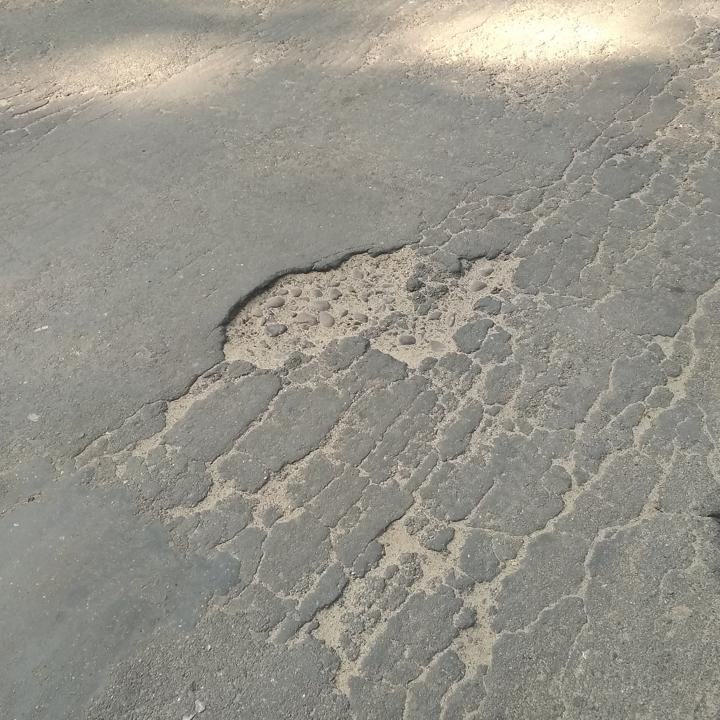
#> input picture Input Images/img-1.jpg, 720 x 720 px
$ python -i segmentation.py   (imports and definitions only)
#> lines starting #> are read from the running program, lines starting #| are printed output that depends on the picture; after the words box and inside, x2 and y2 are one past the last pixel; in counts of white or black regions, pixels touching at a corner belong together
#> further down, picture is the input picture: shape (720, 720, 3); mean B, G, R 137.8, 147.1, 149.4
### cv_engine/enhancement.py
"""
Module: cv_engine.enhancement
Directly builds upon reference experiments:
 - Exp 1 (1.py): Negative, Logarithmic transformation, Power-law (Gamma) correction, Global Histogram Equalization.
 - Exp 4 (4.py): CLAHE (Contrast-Limited Adaptive Histogram Equalization) and comparative enhancement.
"""

import cv2
import numpy as np

def apply_negative(img: np.ndarray) -> np.ndarray:
    """Invert pixel intensities (255 - pixel). Preserves color channels if BGR."""
    return 255 - img

# [42 lines left out: functions apply_log_transform, apply_gamma_transform, apply_histogram_equalization, not called in this run]

def apply_clahe(img: np.ndarray, clip_limit: float = 2.0, tile_size: int = 8) -> np.ndarray:
    """
    Contrast Limited Adaptive Histogram Equalization (CLAHE).
    Limits noise amplification in flat regions while maximizing local contrast.
    """
    tile_size = max(2, int(tile_size))
    clahe = cv2.createCLAHE(clipLimit=float(clip_limit), tileGridSize=(tile_size, tile_size))
    if len(img.shape) == 3:
        lab = cv2.cvtColor(img, cv2.COLOR_BGR2LAB)
        l, a, b = cv2.split(lab)
        cl = clahe.apply(l)
        merged = cv2.merge((cl, a, b))
        return cv2.cvtColor(merged, cv2.COLOR_LAB2BGR)
    else:
        return clahe.apply(img)

### cv_engine/segmentation.py
"""
Module: cv_engine.segmentation
Directly builds upon reference experiments:
 - Exp 4 (4.py):
     - Otsu's Automatic Thresholding (minimizes intra-class variance)
     - Raw vs CLAHE-Enhanced Segmentation Comparison
 - Defect & Object Morphometry:
     - Contour Detection (cv2.findContours)
     - Connected Component Analysis & Bounding Boxes
     - Defect / Object Area, Perimeter, and Centroid Extraction
"""

import cv2
import numpy as np
from .enhancement import apply_clahe

def apply_otsu_threshold(img: np.ndarray, use_clahe_first: bool = False, clip_limit: float = 2.0) -> tuple[np.ndarray, float]:
    """
    Apply Otsu's Binarization.
    Optionally pre-enhances using CLAHE (as explored in 4.py).
    Returns (binary_image, calculated_otsu_threshold).
    """
    gray = cv2.cvtColor(img, cv2.COLOR_BGR2GRAY) if len(img.shape) == 3 else img

    if use_clahe_first:
        gray = apply_clahe(gray, clip_limit=clip_limit)

    otsu_val, binary = cv2.threshold(gray, 0, 255, cv2.THRESH_BINARY + cv2.THRESH_OTSU)
    return binary, float(otsu_val)

def compare_otsu_enhancement(img: np.ndarray, clip_limit: float = 2.0) -> dict:
    """
    Direct replication and enhancement of Experiment 4 (4.py):
    Compares Otsu's threshold on original image vs Otsu's on CLAHE-enhanced image.
    """
    gray = cv2.cvtColor(img, cv2.COLOR_BGR2GRAY) if len(img.shape) == 3 else img
    clahe_img = apply_clahe(gray, clip_limit=clip_limit)

    thresh_orig, bin_orig = cv2.threshold(gray, 0, 255, cv2.THRESH_BINARY + cv2.THRESH_OTSU)
    thresh_clahe, bin_clahe = cv2.threshold(clahe_img, 0, 255, cv2.THRESH_BINARY + cv2.THRESH_OTSU)

    return {
        "original_gray": gray,
        "clahe_enhanced": clahe_img,
        "otsu_original": bin_orig,
        "otsu_clahe": bin_clahe,
        "threshold_original": float(thresh_orig),
        "threshold_clahe": float(thresh_clahe)
    }

def detect_defects_and_objects(
    img: np.ndarray,
    min_area: int = 50,
    max_area: int = 50000,
    use_clahe: bool = True,
    invert_binary: bool = False
) -> tuple[np.ndarray, dict]:
    """
    Industrial inspection & defect segmentation pipeline:
    1. Grayscale & CLAHE contrast enhancement
    2. Otsu thresholding
    3. Morphological opening/closing to clean noise
    4. Contour detection & bounding box annotation
    5. Morphometric measurement (area, centroid, aspect ratio)
    """
#> called with min_area = 50, max_area = 50000, use_clahe = True, invert_binary = False
    gray = cv2.cvtColor(img, cv2.COLOR_BGR2GRAY) if len(img.shape) == 3 else img
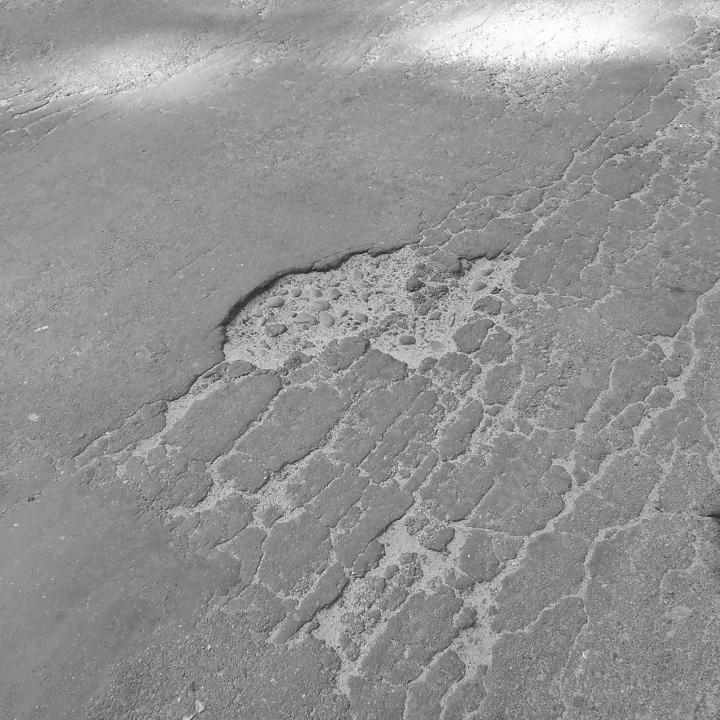
#> gray: shape (720, 720); min 24, max 254, mean 146.7

    if use_clahe:
        processed = apply_clahe(gray, clip_limit=2.5)
#> in apply_clahe, `return clahe.apply(img)`:
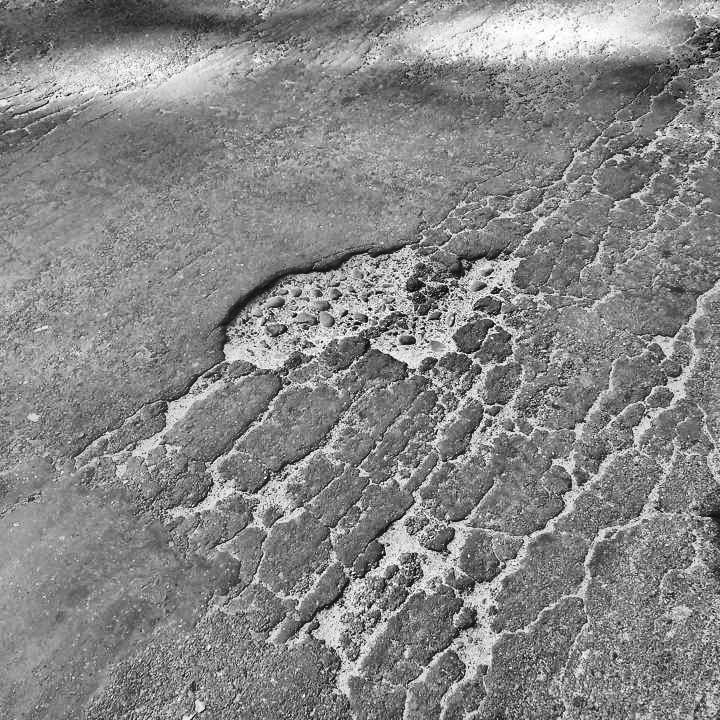
#> returned value: shape (720, 720); min 4, max 255, mean 133.8
    else:
        processed = gray

    # Otsu thresholding
    thresh_flag = cv2.THRESH_BINARY_INV if invert_binary else cv2.THRESH_BINARY
    _, binary = cv2.threshold(processed, 0, 255, thresh_flag + cv2.THRESH_OTSU)
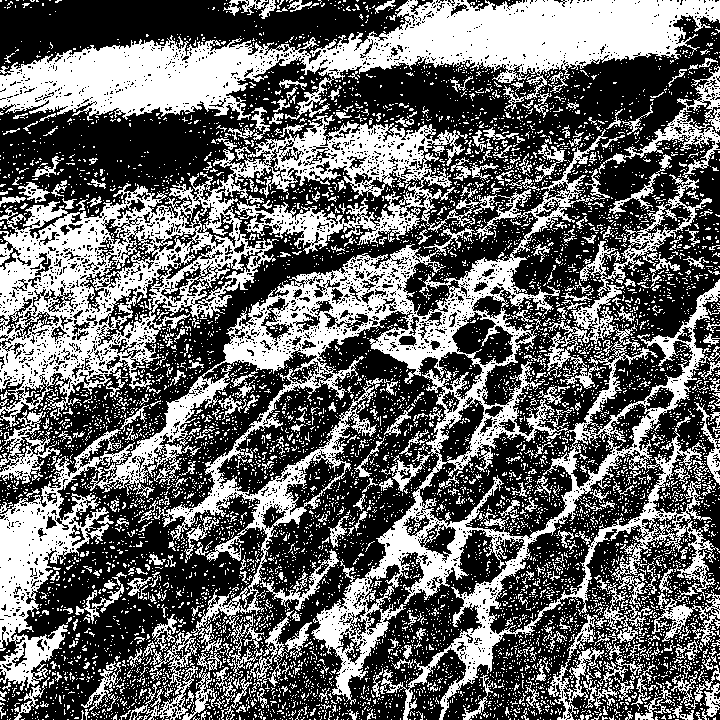
#> binary: shape (720, 720); 40.5% white; 8030 white regions (7576 under 20 px), largest, box (x1, y1, x2, y2) and area: (0, 66, 720, 720) 73928, (0, 115, 497, 427) 38763, (0, 0, 720, 121) 36365

    # Morphological noise filtering
    kernel = cv2.getStructuringElement(cv2.MORPH_RECT, (3, 3))
    clean_binary = cv2.morphologyEx(binary, cv2.MORPH_OPEN, kernel, iterations=1)
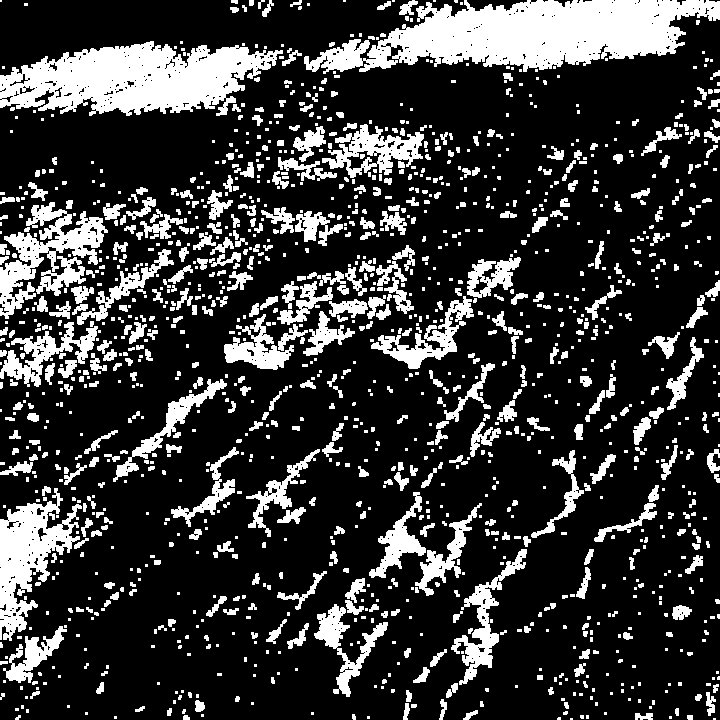
#> clean_binary: shape (720, 720); 22% white; 1404 white regions (830 under 20 px), largest, box (x1, y1, x2, y2) and area: (304, 0, 720, 74) 18068, (0, 41, 283, 116) 13380, (0, 488, 82, 641) 5381
    clean_binary = cv2.morphologyEx(clean_binary, cv2.MORPH_CLOSE, kernel, iterations=1)
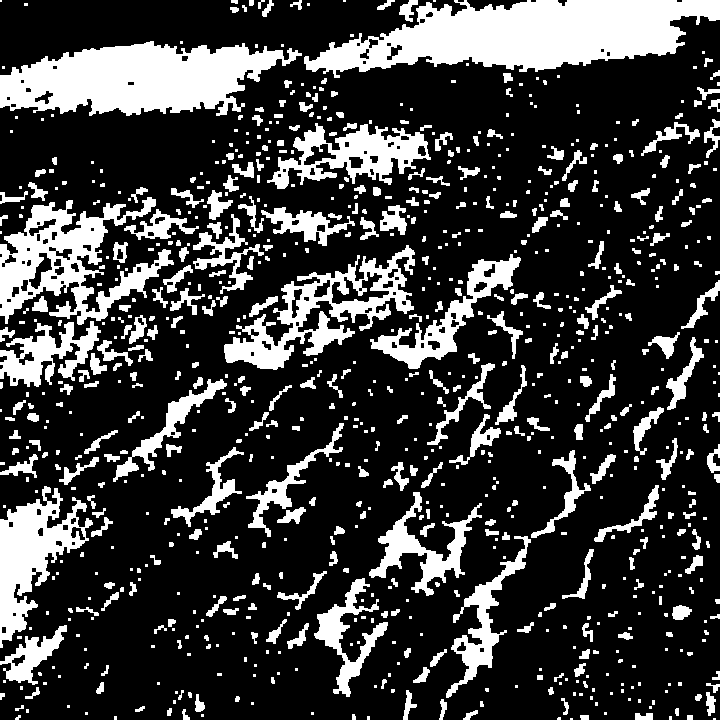
#> clean_binary: shape (720, 720); 23.7% white; 870 white regions (479 under 20 px)

    # Find contours
    contours, hierarchy = cv2.findContours(clean_binary, cv2.RETR_EXTERNAL, cv2.CHAIN_APPROX_SIMPLE)
#> contours = 870 contours, 581 with area under 20; largest, box (x1, y1, x2, y2) and area: (304, 0, 720, 78) 18701, (0, 41, 302, 116) 14212, (0, 197, 174, 325) 9294, (224, 245, 415, 370) 7830, (0, 486, 93, 648) 6148

    annotated = img.copy() if len(img.shape) == 3 else cv2.cvtColor(img, cv2.COLOR_GRAY2BGR)
    detected_items = []
    total_defect_area = 0

    for i, c in enumerate(contours):
        area = cv2.contourArea(c)
        if min_area <= area <= max_area:
            total_defect_area += area
            x, y, w, h = cv2.boundingRect(c)
            aspect_ratio = float(w) / h if h != 0 else 0

            # Moments for centroid
            M = cv2.moments(c)
            cx = int(M["m10"] / (M["m00"] + 1e-5))
            cy = int(M["m01"] / (M["m00"] + 1e-5))

            # Draw bounding box and centroid
            cv2.rectangle(annotated, (x, y), (x + w, y + h), (0, 165, 255), 2)
            cv2.circle(annotated, (cx, cy), 3, (0, 0, 255), -1)
            cv2.putText(
                annotated,
                f"#{len(detected_items) + 1}",
                (x, max(15, y - 5)),
                cv2.FONT_HERSHEY_SIMPLEX,
                0.45,
                (0, 255, 255),
                1,
                cv2.LINE_AA
            )

            detected_items.append({
                "id": len(detected_items) + 1,
                "x": int(x),
                "y": int(y),
                "width": int(w),
                "height": int(h),
                "area_px": int(area),
                "aspect_ratio": round(aspect_ratio, 2),
                "centroid": (cx, cy)
            })
#> this loop made 870 passes
#> (area, total_defect_area, x, y, w, h, aspect_ratio, cx) on passes 12, 16, 31, 37, 40, 46, 86, 91, 103, 104, 123, 134: (83.5, 83.5, 635, 713, 18, 7, 2.57, 643), (50.5, 134, 463, 710, 15, 10, 1.5, 470), (71, 205, 439, 699, 8, 21, 0.381, 442), (89, 294, 195, 694, 10, 18, 0.556, 198), (124, 418, 706, 692, 10, 24, 0.417, 710), (136.5, 554.5, 403, 690, 14, 30, 0.467, 407), (101.5, 656, 413, 667, 17, 16, 1.06, 422), (73.5, 729.5, 574, 663, 12, 14, 0.857, 579), (57, 786.5, 579, 649, 11, 10, 1.1, 584), (82, 868.5, 430, 649, 17, 18, 0.944, 436), (57.5, 926, 618, 632, 15, 8, 1.88, 625), (1392.5, 2318.5, 0, 625, 67, 60, 1.12, 31)
#> (area, total_defect_area) on pass 338: (147, 21654)
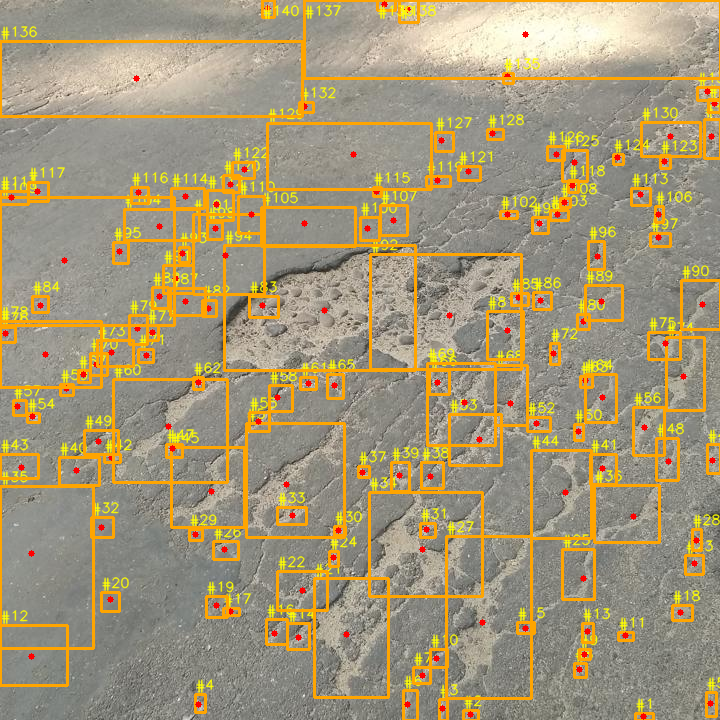
#> annotated: shape (720, 720, 3); 15.77% of pixels changed, all inside (x1, y1, x2, y2) = (0, 0, 720, 720)
#> after the loop, detected_items = 140 items; total_defect_area = 101525

    total_pixels = gray.shape[0] * gray.shape[1]
#> total_pixels = 518400
    coverage_pct = round((total_defect_area / total_pixels) * 100, 2)
#> coverage_pct = 19.58

    stats = {
        "count": len(detected_items),
        "total_area_px": int(total_defect_area),
        "coverage_percentage": coverage_pct,
        "items": detected_items[:20]  # top 20 items in summary
    }

    return annotated, stats

>>> import cv2
>>> picture = cv2.imread('../Input Images/img-1.jpg')
>>> result = detect_defects_and_objects(picture)

$ run again, on Input Images/img-101.jpg
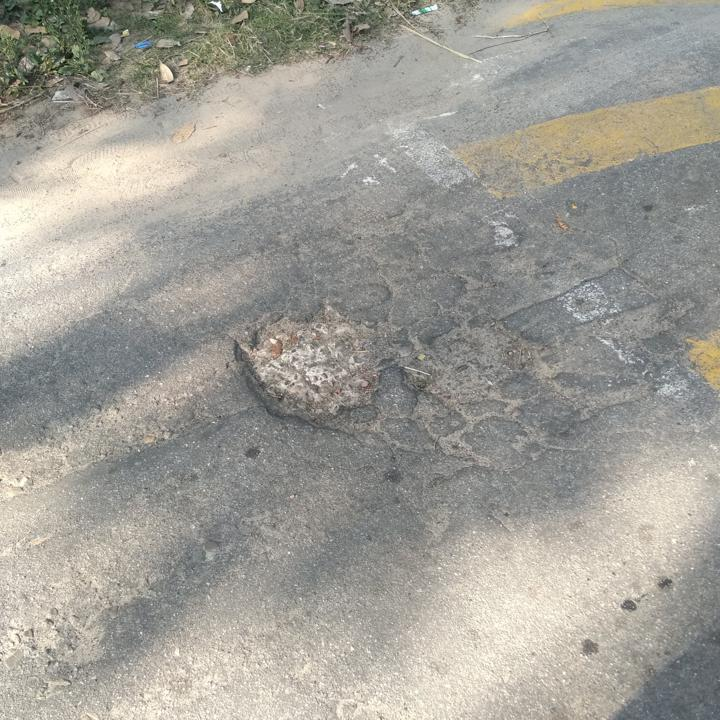
#> input picture Input Images/img-101.jpg, 720 x 720 px
#> picture is the input picture: shape (720, 720, 3); mean B, G, R 151.1, 158.7, 160.9
#> in detect_defects_and_objects, `_, binary = cv2.threshold(processed, 0, 255, thresh_flag + cv2.THRESH_..`:
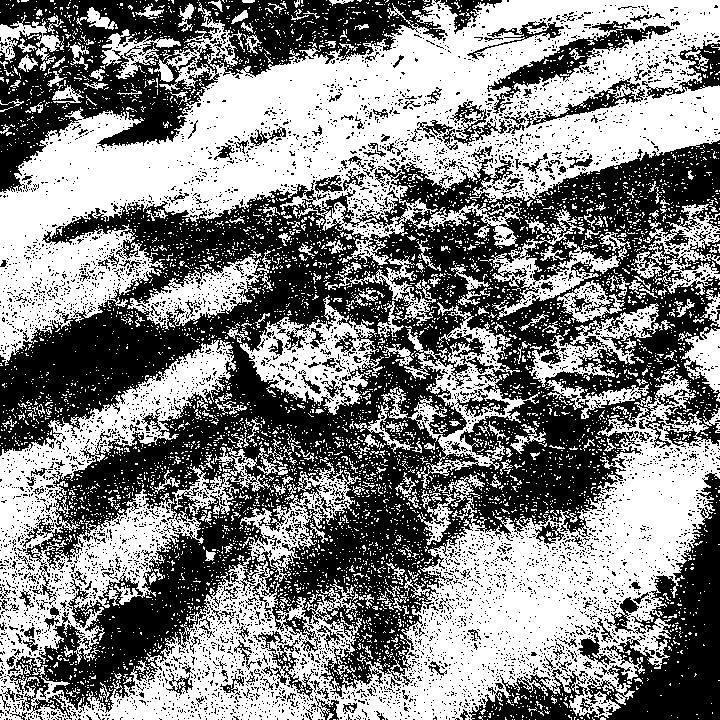
#> binary: shape (720, 720); 51.4% white; 5878 black regions (5640 under 20 px), largest, box (x1, y1, x2, y2) and area: (0, 140, 720, 720) 167145, (0, 0, 448, 193) 30334, (469, 473, 720, 720) 16430
#> contours = 562 contours, 378 with area under 20; largest, box (x1, y1, x2, y2) and area: (0, 0, 720, 360) 91609, (289, 439, 720, 720) 42543, (0, 342, 230, 720) 19552, (109, 591, 325, 720) 11984, (241, 300, 374, 402) 4759
#> the loop in detect_defects_and_objects, `for i, c in enumerate(contours):` made 562 passes
#> (area, total_defect_area, x, y, w, h, aspect_ratio, cx) on passes 4, 6, 9, 11, 13, 23, 43, 44: (57, 57, 312, 709, 9, 11, 0.818, 316), (66.5, 123.5, 34, 707, 17, 13, 1.31, 44), (260, 383.5, 80, 697, 26, 23, 1.13, 92), (136.5, 520, 570, 695, 16, 20, 0.8, 577), (196, 716, 592, 694, 33, 20, 1.65, 605), (190.5, 906.5, 27, 681, 41, 19, 2.16, 46), (171.5, 1078, 612, 650, 25, 29, 0.862, 624), (61, 1139, 311, 650, 12, 10, 1.2, 316)
#> after the loop in detect_defects_and_objects, `for i, c in enumerate(contours):`:
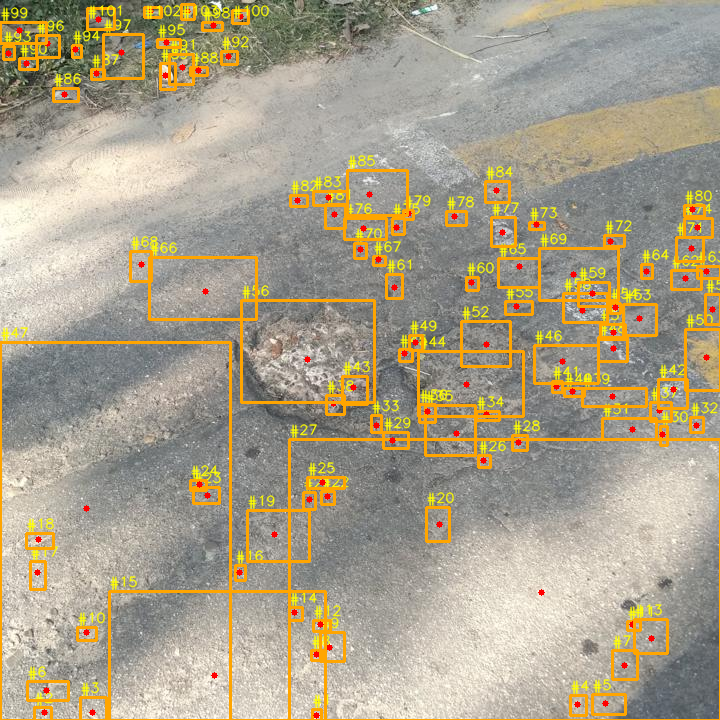
#> annotated: shape (720, 720, 3); 10.79% of pixels changed, all inside (x1, y1, x2, y2) = (0, 3, 720, 720)
#> after the loop in detect_defects_and_objects, `for i, c in enumerate(contours):`: detected_items = 103 items; total_defect_area = 101252
#> coverage_pct = 19.53

$ run again, on Input Images/img-1011.jpg
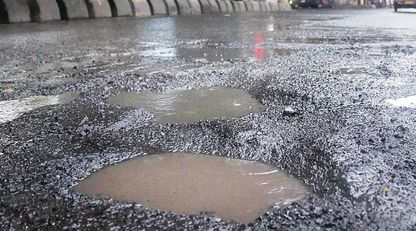
#> input picture Input Images/img-1011.jpg, 416 x 231 px
#> picture is the input picture: shape (231, 416, 3); mean B, G, R 135.3, 129.7, 130.7
#> in detect_defects_and_objects, `_, binary = cv2.threshold(processed, 0, 255, thresh_flag + cv2.THRESH_..`:
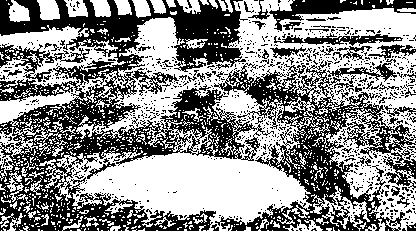
#> binary: shape (231, 416); 54.6% white; 884 black regions (832 under 20 px), largest, box (x1, y1, x2, y2) and area: (0, 0, 274, 231) 24029, (214, 60, 416, 231) 10978, (269, 0, 416, 31) 1603
#> contours = 205 contours, 140 with area under 20; largest, box (x1, y1, x2, y2) and area: (70, 149, 309, 223) 10180, (220, 0, 416, 77) 5402, (135, 17, 194, 78) 1829, (123, 66, 218, 121) 1250, (0, 27, 78, 52) 1065
#> the loop in detect_defects_and_objects, `for i, c in enumerate(contours):` made 205 passes
#> (area, total_defect_area, x, y, w, h, aspect_ratio, cx) on passes 17, 45, 50, 70, 80, 82, 99, 106: (90.5, 90.5, 299, 219, 24, 12, 2, 310), (144.5, 235, 338, 196, 28, 20, 1.4, 352), (730, 965, 376, 185, 40, 43, 0.93, 398), (52, 1017, 338, 155, 14, 10, 1.4, 343), (887.5, 1904.5, 346, 152, 44, 45, 0.978, 364), (10180.5, 12085, 70, 149, 239, 74, 3.23, 196), (166.5, 12251.5, 258, 135, 25, 14, 1.79, 269), (60.5, 12312, 239, 130, 16, 8, 2, 246)
#> after the loop in detect_defects_and_objects, `for i, c in enumerate(contours):`:
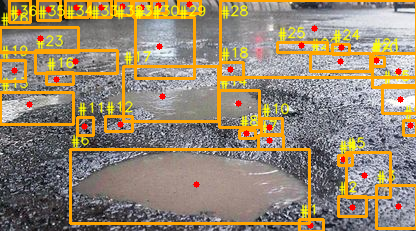
#> annotated: shape (231, 416, 3); mean B, G, R 112, 137, 152.5
#> after the loop in detect_defects_and_objects, `for i, c in enumerate(contours):`: detected_items = 36 items; total_defect_area = 28045
#> coverage_pct = 29.18
